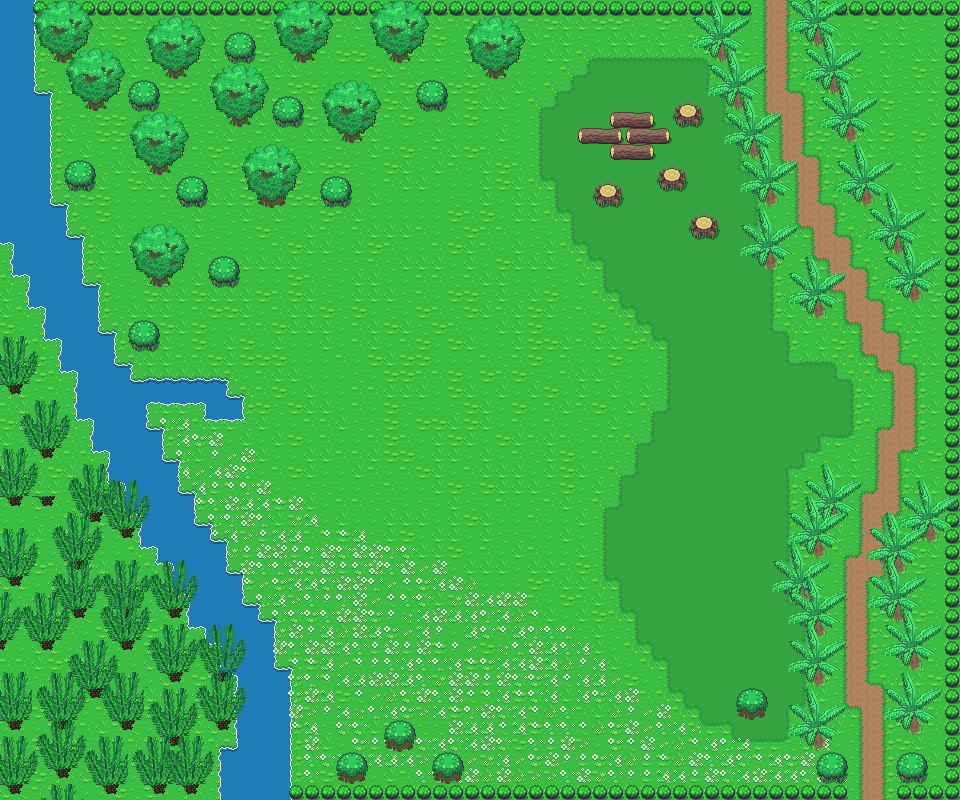

A 2D game scene composited from a Tiled map and its tileset images. What follows is a short description and the map's XML, with each tile layer's data collapsed to a summary:
An orthogonal 60x50 tile map with 16x16 px tiles, 5 tile layers (Base, Objects, Trees, AbovePlayer, ...).

<map version="1.0" tiledversion="1.0.2" orientation="orthogonal" renderorder="left-down" width="60" height="50" tilewidth="16" tileheight="16" nextobjectid="1">
 <tileset firstgid="1" source="../../Tileset/Overworld.tsx" />
 <layer name="Base" width="60" height="50">
  <data>[3000 cells, 3000 non-empty, 44 distinct tile ids]</data>
 </layer>
 <layer name="Objects" width="60" height="50">
  <data>[3000 cells, 528 non-empty, 15 distinct tile ids]</data>
 </layer>
 <layer name="Trees" width="60" height="50">
  <data>[3000 cells, 134 non-empty, 10 distinct tile ids]</data>
 </layer>
 <layer name="AbovePlayer" width="60" height="50">
  <properties>
   <property name="unity:sortingLayerName" value="AbovePlayer" />
  </properties>
  <data>[3000 cells, 541 non-empty, 38 distinct tile ids]</data>
 </layer>
 <layer name="Copy of AbovePlayer" width="60" height="50">
  <properties>
   <property name="unity:sortingLayerName" value="AbovePlayer" />
  </properties>
  <data>[3000 cells, 309 non-empty, 24 distinct tile ids]</data>
 </layer>
</map>
